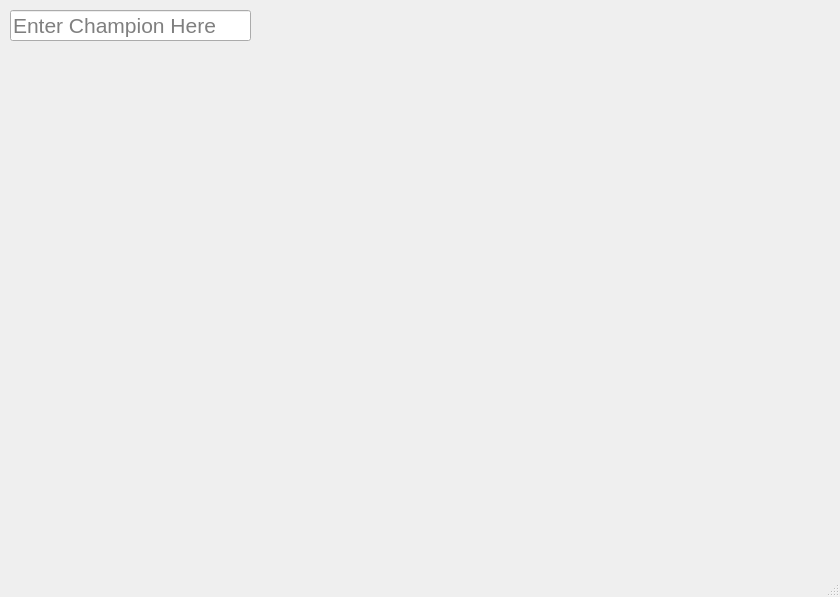
<?xml version="1.0" encoding="UTF-8"?>
<ui version="4.0">
 <class>MainWindow</class>
 <widget class="QMainWindow" name="MainWindow">
  <property name="geometry">
   <rect>
    <x>0</x>
    <y>0</y>
    <width>840</width>
    <height>597</height>
   </rect>
  </property>
  <property name="windowTitle">
   <string>MainWindow</string>
  </property>
  <widget class="QWidget" name="centralwidget">
   <widget class="QLineEdit" name="lineEdit">
    <property name="geometry">
     <rect>
      <x>10</x>
      <y>10</y>
      <width>241</width>
      <height>31</height>
     </rect>
    </property>
    <property name="font">
     <font>
      <pointsize>16</pointsize>
     </font>
    </property>
    <property name="placeholderText">
     <string>Enter Champion Here</string>
    </property>
   </widget>
  </widget>
  <widget class="QMenuBar" name="menubar">
   <property name="geometry">
    <rect>
     <x>0</x>
     <y>0</y>
     <width>840</width>
     <height>21</height>
    </rect>
   </property>
  </widget>
  <widget class="QStatusBar" name="statusbar"/>
 </widget>
 <resources/>
 <connections/>
</ui>
